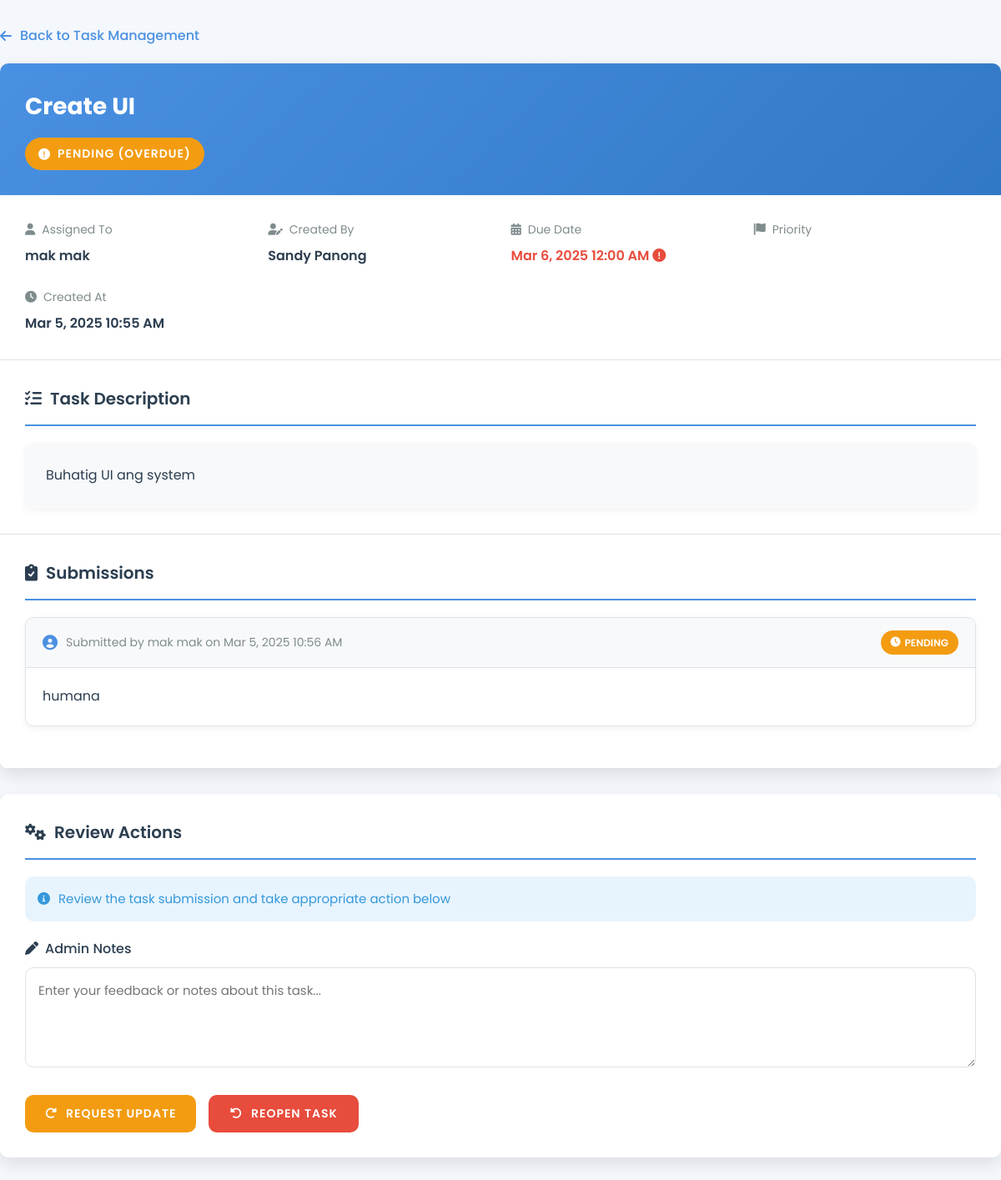
/review_task.php?id=3 (signed in), run on the app's committed database.
### tables this page shows
CREATE TABLE IF NOT EXISTS `tasks` (
  `id` int(11) NOT NULL AUTO_INCREMENT,
  `title` varchar(255) NOT NULL,
  `description` text NOT NULL,
  `created_by` int(11) NOT NULL,
  `assigned_to` int(11) NOT NULL,
  `created_at` timestamp NOT NULL DEFAULT current_timestamp(),
  `due_date` datetime NOT NULL,
  `status` enum('pending','completed') NOT NULL DEFAULT 'pending',
  PRIMARY KEY (`id`),
  KEY `created_by` (`created_by`),
  KEY `assigned_to` (`assigned_to`),
  CONSTRAINT `tasks_ibfk_1` FOREIGN KEY (`created_by`) REFERENCES `users` (`id`),
  CONSTRAINT `tasks_ibfk_2` FOREIGN KEY (`assigned_to`) REFERENCES `users` (`id`)
);

CREATE TABLE IF NOT EXISTS `users` (
  `id` int(11) NOT NULL AUTO_INCREMENT,
  `first_name` varchar(100) NOT NULL,
  `last_name` varchar(100) NOT NULL,
  `middle_name` varchar(100) DEFAULT NULL,
  `username` varchar(100) NOT NULL,
  `password` varchar(255) NOT NULL,
  `role` enum('admin','staff') NOT NULL DEFAULT 'staff',
  `phone` varchar(20) DEFAULT NULL,
  PRIMARY KEY (`id`),
  UNIQUE KEY `username` (`username`)
);

CREATE TABLE IF NOT EXISTS `task_submissions` (
  `id` int(11) NOT NULL AUTO_INCREMENT,
  `task_id` int(11) NOT NULL,
  `submitted_by` int(11) NOT NULL,
  `submission_text` text NOT NULL,
  `submitted_at` timestamp NOT NULL DEFAULT current_timestamp(),
  `status` enum('pending','approved','rejected') NOT NULL DEFAULT 'pending',
  `reviewed_by` int(11) DEFAULT NULL,
  `reviewed_at` timestamp NULL DEFAULT NULL,
  `review_notes` text DEFAULT NULL,
  PRIMARY KEY (`id`),
  KEY `task_id` (`task_id`),
  KEY `submitted_by` (`submitted_by`),
  KEY `reviewed_by` (`reviewed_by`),
  CONSTRAINT `task_submissions_ibfk_1` FOREIGN KEY (`task_id`) REFERENCES `tasks` (`id`),
  CONSTRAINT `task_submissions_ibfk_2` FOREIGN KEY (`submitted_by`) REFERENCES `users` (`id`),
  CONSTRAINT `task_submissions_ibfk_3` FOREIGN KEY (`reviewed_by`) REFERENCES `users` (`id`)
);

### review_task.php (the view, shortened to what this page needs)
<?php
require_once 'task_notifications.php';
$task_id = (int)$_GET['id'];
$query = "SELECT t.*,
          u1.first_name as creator_first_name, u1.last_name as creator_last_name,
          u2.first_name as assigned_first_name, u2.last_name as assigned_last_name,
          GROUP_CONCAT(DISTINCT ta.id ORDER BY ta.id SEPARATOR '||') as attachment_ids,
          GROUP_CONCAT(DISTINCT ta.file_name ORDER BY ta.id SEPARATOR '||') as attachment_names,
          GROUP_CONCAT(DISTINCT ta.file_path ORDER BY ta.id SEPARATOR '||') as attachment_paths,
          (SELECT COUNT(*) FROM task_submissions WHERE task_id = t.id) as submission_count
          FROM tasks t
          LEFT JOIN users u1 ON t.created_by = u1.id
          LEFT JOIN users u2 ON t.assigned_to = u2.id
          LEFT JOIN task_attachments ta ON t.id = ta.task_id
          WHERE t.id = ?
          GROUP BY t.id";
$stmt = $conn->prepare($query);
$stmt->bind_param("i", $task_id);
$stmt->execute();
$result = $stmt->get_result();
$task = $result->fetch_assoc();
$submissions_query = "SELECT ts.*, u.first_name, u.last_name
                     FROM task_submissions ts
                     JOIN users u ON ts.submitted_by = u.id
                     WHERE ts.task_id = ?
                     ORDER BY ts.submitted_at DESC";
$submissions_stmt = $conn->prepare($submissions_query);
$submissions_stmt->bind_param("i", $task_id);
$submissions_stmt->execute();
$submissions_result = $submissions_stmt->get_result();
$due_date = date('M j, Y g:i A', strtotime($task['due_date']));
$is_overdue = strtotime($task['due_date']) < time() && $task['status'] !== 'completed';
?>
<!DOCTYPE html>
<html lang="en">
<head>
    <link rel="stylesheet" href="https://cdnjs.cloudflare.com/ajax/libs/font-awesome/6.0.0/css/all.min.css">
</head>
<body>
    <div class="task-review-container">
        <a href="manage_tasks.php" class="back-link">
            <i class="fas fa-arrow-left"></i> Back to Task Management
        </a>
        <div class="task-card">
            <div class="task-header">
                <h1 class="task-title"><?php echo htmlspecialchars($task['title']); ?></h1>
                <div class="task-status-container">
                    <div class="task-status status-<?php echo $task['status']; ?>">
                        <i class="fas fa-<?php echo $task['status'] === 'completed' ? 'check-circle' : ($is_overdue ? 'exclamation-circle' : 'clock'); ?>"></i>
                        <?php echo ucfirst($task['status']); ?>
                        <?php if ($is_overdue && $task['status'] === 'pending') echo " (Overdue)"; ?>
                    </div>
                </div>
            </div>
            <div class="task-meta">
                <div class="meta-item">
                    <div class="meta-label"><i class="fas fa-user"></i> Assigned To</div>
                    <div class="meta-value"><?php echo htmlspecialchars($task['assigned_first_name'] . ' ' . $task['assigned_last_name']); ?></div>
                </div>
                <div class="meta-item">
                    <div class="meta-label"><i class="fas fa-user-edit"></i> Created By</div>
                    <div class="meta-value"><?php echo htmlspecialchars($task['creator_first_name'] . ' ' . $task['creator_last_name']); ?></div>
                </div>
                <div class="meta-item">
                    <div class="meta-label"><i class="fas fa-calendar-alt"></i> Due Date</div>
                    <div class="meta-value <?php echo $is_overdue ? 'text-danger' : ''; ?>">
                        <?php echo $due_date; ?>
                        <?php if ($is_overdue) echo '<i class="fas fa-exclamation-circle"></i>'; ?>
                    </div>
                </div>
                <div class="meta-item">
                    <div class="meta-label"><i class="fas fa-flag"></i> Priority</div>
                </div>
                <div class="meta-item">
                    <div class="meta-label"><i class="fas fa-clock"></i> Created At</div>
                    <div class="meta-value"><?php echo date('M j, Y g:i A', strtotime($task['created_at'])); ?></div>
                </div>
            </div>
            <div class="section-card">
                <h3 class="section-header"><i class="fas fa-tasks"></i> Task Description</h3>
                <div class="task-description">
                    <?php echo nl2br(htmlspecialchars($task['description'])); ?>
                </div>
            </div>
            <div class="section-card">
                <h3 class="section-header"><i class="fas fa-clipboard-check"></i> Submissions</h3>
                <?php if ($submissions_result->num_rows > 0): ?>
                    <div class="history-list">
                        <?php while ($submission = $submissions_result->fetch_assoc()): ?>
                        <div class="history-item">
                            <div class="submission-meta">
                                <div class="submission-by">
                                    <i class="fas fa-user-circle"></i>
                                    Submitted by <?php echo htmlspecialchars($submission['first_name'] . ' ' . $submission['last_name']); ?>
                                    on <?php echo date('M j, Y g:i A', strtotime($submission['submitted_at'])); ?>
                                </div>
                                <div class="submission-status status-<?php echo $submission['status']; ?>">
                                    <?php
                                    $statusIcon = '';
                                    switch($submission['status']) {
                                        case 'pending':
                                            $statusIcon = '<i class="fas fa-clock"></i> ';
                                            break;
                                    }
                                    echo $statusIcon . ucfirst($submission['status']);
                                    ?>
                                </div>
                            </div>
                            <div class="submission-content">
                                <?php echo nl2br(htmlspecialchars($submission['submission_text'])); ?>
                            </div>
                        </div>
                        <?php endwhile; ?>
                    </div>
                <?php else: ?>
                    <div class="no-submissions">
                        <i class="fas fa-info-circle"></i> No submissions found for this task.
                    </div>
                <?php endif; ?>
            </div>
        </div>
        <div class="admin-actions">
            <h3 class="section-header"><i class="fas fa-cogs"></i> Review Actions</h3>
            <p class="action-instructions">
                <i class="fas fa-info-circle"></i> Review the task submission and take appropriate action below
            </p>
            <form method="POST">
                <div class="form-group">
                    <label for="admin_notes"><i class="fas fa-pen"></i> Admin Notes</label>
                    <textarea name="admin_notes" id="admin_notes" class="admin-notes" placeholder="Enter your feedback or notes about this task..."></textarea>
                </div>
                <div class="action-buttons">
                    <?php if ($task['status'] === 'completed'): ?>
                    <button type="submit" name="approve_task" class="btn btn-approve">
                        <i class="fas fa-check-circle"></i> APPROVE TASK
                    </button>
                    <button type="submit" name="request_resubmission" class="btn btn-resubmit">
                        <i class="fas fa-redo-alt"></i> REQUEST RESUBMISSION
                    </button>
                    <button type="submit" name="reopen_task" class="btn btn-warning">
                        <i class="fas fa-undo-alt"></i> REOPEN TASK
                    </button>
                    <?php elseif ($task['status'] === 'pending' || $task['status'] === 'overdue'): ?>
                    <button type="submit" name="request_resubmission" class="btn btn-resubmit">
                        <i class="fas fa-redo-alt"></i> REQUEST UPDATE
                    </button>
                    <button type="submit" name="reopen_task" class="btn btn-warning">
                        <i class="fas fa-undo-alt"></i> REOPEN TASK
                    </button>
                    <?php endif; ?>
                </div>
            </form>
        </div>
    </div>
</body>
</html>

### data on the page
tasks: title "Create UI", status "PENDING", assigned_to.last_name "mak mak", created_by.last_name "Sandy Panong", due_date "Mar 6, 2025 12:00 AM", created_at "Mar 5, 2025 10:55 AM", description "Buhatig UI ang system"
task_submissions: submitted_by.last_name "mak mak", submitted_at "Mar 5, 2025 10:56 AM", status "PENDING", submission_text "humana"
